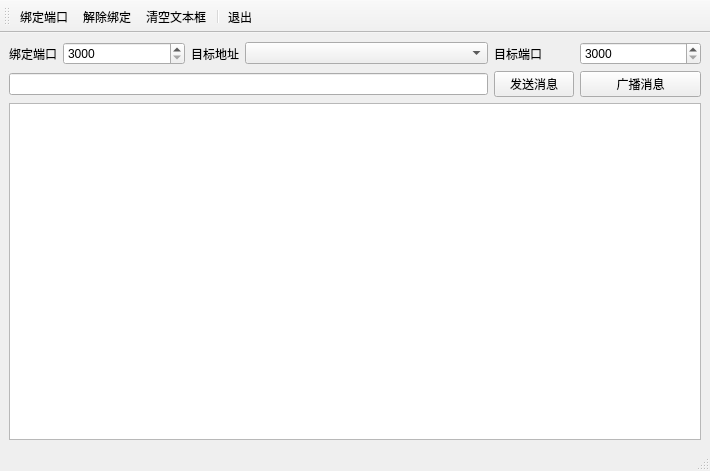
<?xml version="1.0" encoding="UTF-8"?>
<ui version="4.0">
 <class>MainWindow</class>
 <widget class="QMainWindow" name="MainWindow">
  <property name="geometry">
   <rect>
    <x>0</x>
    <y>0</y>
    <width>710</width>
    <height>471</height>
   </rect>
  </property>
  <property name="windowTitle">
   <string>MainWindow</string>
  </property>
  <widget class="QWidget" name="centralwidget">
   <layout class="QGridLayout" name="gridLayout">
    <item row="0" column="0">
     <widget class="QLabel" name="label">
      <property name="text">
       <string>绑定端口</string>
      </property>
     </widget>
    </item>
    <item row="0" column="1">
     <widget class="QSpinBox" name="spinBindPort">
      <property name="sizePolicy">
       <sizepolicy hsizetype="Minimum" vsizetype="Fixed">
        <horstretch>1</horstretch>
        <verstretch>0</verstretch>
       </sizepolicy>
      </property>
      <property name="minimum">
       <number>3000</number>
      </property>
      <property name="maximum">
       <number>9999</number>
      </property>
     </widget>
    </item>
    <item row="0" column="2">
     <widget class="QLabel" name="label_2">
      <property name="text">
       <string>目标地址</string>
      </property>
     </widget>
    </item>
    <item row="0" column="3">
     <widget class="QComboBox" name="cmbTargetIP">
      <property name="sizePolicy">
       <sizepolicy hsizetype="Preferred" vsizetype="Fixed">
        <horstretch>2</horstretch>
        <verstretch>0</verstretch>
       </sizepolicy>
      </property>
     </widget>
    </item>
    <item row="0" column="4">
     <widget class="QLabel" name="label_3">
      <property name="text">
       <string>目标端口</string>
      </property>
     </widget>
    </item>
    <item row="0" column="5">
     <widget class="QSpinBox" name="spinTargetPort">
      <property name="sizePolicy">
       <sizepolicy hsizetype="Minimum" vsizetype="Fixed">
        <horstretch>1</horstretch>
        <verstretch>0</verstretch>
       </sizepolicy>
      </property>
      <property name="minimum">
       <number>3000</number>
      </property>
      <property name="maximum">
       <number>9999</number>
      </property>
     </widget>
    </item>
    <item row="1" column="0" colspan="4">
     <widget class="QLineEdit" name="editMessage"/>
    </item>
    <item row="1" column="4">
     <widget class="QPushButton" name="btnSend">
      <property name="text">
       <string>发送消息</string>
      </property>
     </widget>
    </item>
    <item row="1" column="5">
     <widget class="QPushButton" name="btnBroadcast">
      <property name="text">
       <string>广播消息</string>
      </property>
     </widget>
    </item>
    <item row="2" column="0" colspan="6">
     <widget class="QPlainTextEdit" name="plainTextEdit"/>
    </item>
   </layout>
  </widget>
  <widget class="QStatusBar" name="statusbar"/>
  <widget class="QToolBar" name="toolBar">
   <property name="windowTitle">
    <string>toolBar</string>
   </property>
   <property name="toolButtonStyle">
    <enum>Qt::ToolButtonTextUnderIcon</enum>
   </property>
   <attribute name="toolBarArea">
    <enum>TopToolBarArea</enum>
   </attribute>
   <attribute name="toolBarBreak">
    <bool>false</bool>
   </attribute>
   <addaction name="actStart"/>
   <addaction name="actStop"/>
   <addaction name="actTextClear"/>
   <addaction name="separator"/>
   <addaction name="actExit"/>
  </widget>
  <action name="actStart">
   <property name="icon">
    <iconset resource="res.qrc">
     <normaloff>:/images/start.bmp</normaloff>:/images/start.bmp</iconset>
   </property>
   <property name="text">
    <string>绑定端口</string>
   </property>
  </action>
  <action name="actStop">
   <property name="icon">
    <iconset resource="res.qrc">
     <normaloff>:/images/stop.bmp</normaloff>:/images/stop.bmp</iconset>
   </property>
   <property name="text">
    <string>解除绑定</string>
   </property>
  </action>
  <action name="actTextClear">
   <property name="icon">
    <iconset resource="res.qrc">
     <normaloff>:/images/clear.bmp</normaloff>:/images/clear.bmp</iconset>
   </property>
   <property name="text">
    <string>清空文本框</string>
   </property>
  </action>
  <action name="actExit">
   <property name="icon">
    <iconset resource="res.qrc">
     <normaloff>:/images/exit.bmp</normaloff>:/images/exit.bmp</iconset>
   </property>
   <property name="text">
    <string>退出</string>
   </property>
  </action>
 </widget>
 <resources>
  <include location="res.qrc"/>
 </resources>
 <connections>
  <connection>
   <sender>actExit</sender>
   <signal>triggered()</signal>
   <receiver>MainWindow</receiver>
   <slot>close()</slot>
   <hints>
    <hint type="sourcelabel">
     <x>-1</x>
     <y>-1</y>
    </hint>
    <hint type="destinationlabel">
     <x>354</x>
     <y>235</y>
    </hint>
   </hints>
  </connection>
 </connections>
</ui>
